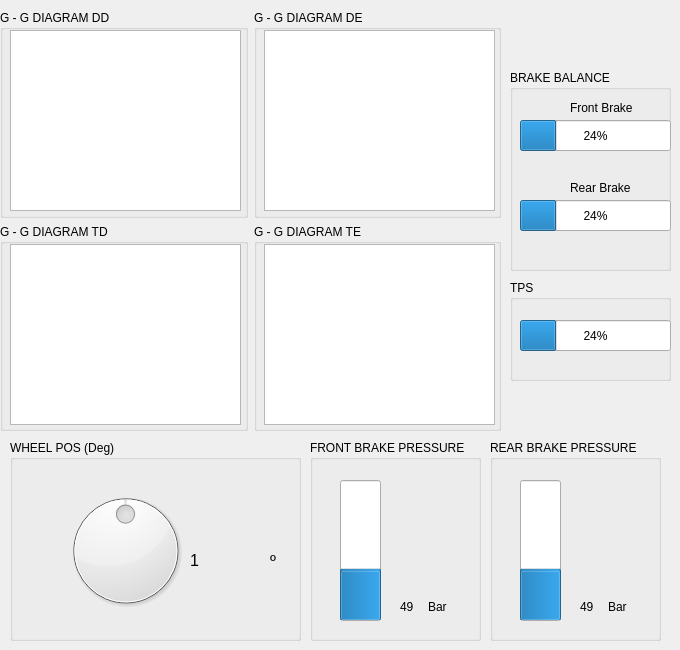
    <widget class="QWidget" name="tab_3">
     <attribute name="title">
      <string>Wheel | TPS | Brake | GG</string>
     </attribute>
     <widget class="QGroupBox" name="groupBox_8">
      <property name="geometry">
       <rect>
        <x>10</x>
        <y>440</y>
        <width>291</width>
        <height>201</height>
       </rect>
      </property>
      <property name="title">
       <string>WHEEL POS (Deg)</string>
      </property>
      <widget class="QDial" name="dial_WheelPos">
       <property name="geometry">
        <rect>
         <x>50</x>
         <y>30</y>
         <width>131</width>
         <height>161</height>
        </rect>
       </property>
       <property name="minimum">
        <number>-120</number>
       </property>
       <property name="maximum">
        <number>120</number>
       </property>
       <property name="pageStep">
        <number>10</number>
       </property>
       <property name="invertedAppearance">
        <bool>false</bool>
       </property>
       <property name="invertedControls">
        <bool>true</bool>
       </property>
      </widget>
      <widget class="QLabel" name="label_19">
       <property name="geometry">
        <rect>
         <x>180</x>
         <y>100</y>
         <width>81</width>
         <height>41</height>
        </rect>
       </property>
       <property name="font">
        <font>
         <pointsize>12</pointsize>
        </font>
       </property>
       <property name="text">
        <string>1</string>
       </property>
       <property name="scaledContents">
        <bool>false</bool>
       </property>
      </widget>
      <widget class="QLabel" name="label_20">
       <property name="geometry">
        <rect>
         <x>260</x>
         <y>100</y>
         <width>21</width>
         <height>41</height>
        </rect>
       </property>
       <property name="font">
        <font>
         <pointsize>12</pointsize>
        </font>
       </property>
       <property name="text">
        <string>º</string>
       </property>
      </widget>
     </widget>
     <widget class="QGroupBox" name="groupBox_11">
      <property name="geometry">
       <rect>
        <x>510</x>
        <y>280</y>
        <width>161</width>
        <height>101</height>
       </rect>
      </property>
      <property name="title">
       <string>TPS</string>
      </property>
      <widget class="QProgressBar" name="progressBar_TPS">
       <property name="geometry">
        <rect>
         <x>10</x>
         <y>40</y>
         <width>151</width>
         <height>31</height>
        </rect>
       </property>
       <property name="value">
        <number>24</number>
       </property>
       <property name="format">
        <string>%p%</string>
       </property>
      </widget>
     </widget>
     <widget class="QGroupBox" name="groupBox_14">
      <property name="geometry">
       <rect>
        <x>310</x>
        <y>440</y>
        <width>171</width>
        <height>201</height>
       </rect>
      </property>
      <property name="title">
       <string>FRONT BRAKE PRESSURE</string>
      </property>
      <widget class="QProgressBar" name="progressBar_FrontBreakPressure">
       <property name="geometry">
        <rect>
         <x>30</x>
         <y>40</y>
         <width>41</width>
         <height>141</height>
        </rect>
       </property>
       <property name="maximum">
        <number>70</number>
       </property>
       <property name="value">
        <number>24</number>
       </property>
       <property name="orientation">
        <enum>Qt::Vertical</enum>
       </property>
       <property name="format">
        <string>%p</string>
       </property>
      </widget>
      <widget class="QLabel" name="label_36">
       <property name="geometry">
        <rect>
         <x>118</x>
         <y>160</y>
         <width>21</width>
         <height>14</height>
        </rect>
       </property>
       <property name="text">
        <string>Bar</string>
       </property>
      </widget>
      <widget class="QLabel" name="label_65">
       <property name="geometry">
        <rect>
         <x>90</x>
         <y>160</y>
         <width>22</width>
         <height>14</height>
        </rect>
       </property>
       <property name="text">
        <string>49</string>
       </property>
      </widget>
     </widget>
     <widget class="QGroupBox" name="groupBox_15">
      <property name="geometry">
       <rect>
        <x>490</x>
        <y>440</y>
        <width>171</width>
        <height>201</height>
       </rect>
      </property>
      <property name="title">
       <string>REAR BRAKE PRESSURE</string>
      </property>
      <widget class="QProgressBar" name="progressBar_RearBreakPressure">
       <property name="geometry">
        <rect>
         <x>30</x>
         <y>40</y>
         <width>41</width>
         <height>141</height>
        </rect>
       </property>
       <property name="maximum">
        <number>70</number>
       </property>
       <property name="value">
        <number>24</number>
       </property>
       <property name="orientation">
        <enum>Qt::Vertical</enum>
       </property>
       <property name="format">
        <string>%p</string>
       </property>
      </widget>
      <widget class="QLabel" name="label_68">
       <property name="geometry">
        <rect>
         <x>118</x>
         <y>160</y>
         <width>21</width>
         <height>14</height>
        </rect>
       </property>
       <property name="text">
        <string>Bar</string>
       </property>
      </widget>
      <widget class="QLabel" name="label_69">
       <property name="geometry">
        <rect>
         <x>90</x>
         <y>160</y>
         <width>22</width>
         <height>14</height>
        </rect>
       </property>
       <property name="text">
        <string>49</string>
       </property>
      </widget>
     </widget>
     <widget class="QWidget" name="layoutWidget_4">
      <property name="geometry">
       <rect>
        <x>0</x>
        <y>10</y>
        <width>501</width>
        <height>421</height>
       </rect>
      </property>
      <layout class="QGridLayout" name="gridLayout_2">
       <item row="0" column="0">
        <widget class="QGroupBox" name="groupBox_19">
         <property name="title">
          <string>G - G DIAGRAM DD</string>
         </property>
         <widget class="PlotWidget" name="graphicsView_DiagramaGG_DD_2">
          <property name="geometry">
           <rect>
            <x>10</x>
            <y>20</y>
            <width>231</width>
            <height>181</height>
           </rect>
          </property>
          <property name="backgroundBrush">
           <brush brushstyle="NoBrush">
            <color alpha="255">
             <red>255</red>
             <green>255</green>
             <blue>255</blue>
            </color>
           </brush>
          </property>
          <property name="foregroundBrush">
           <brush brushstyle="NoBrush">
            <color alpha="255">
             <red>255</red>
             <green>255</green>
             <blue>255</blue>
            </color>
           </brush>
          </property>
         </widget>
        </widget>
       </item>
       <item row="0" column="1">
        <widget class="QGroupBox" name="groupBox_25">
         <property name="title">
          <string>G - G DIAGRAM DE</string>
         </property>
         <widget class="PlotWidget" name="graphicsView_DiagramaGG_DE_2">
          <property name="geometry">
           <rect>
            <x>10</x>
            <y>20</y>
            <width>231</width>
            <height>181</height>
           </rect>
          </property>
          <property name="backgroundBrush">
           <brush brushstyle="NoBrush">
            <color alpha="255">
             <red>255</red>
             <green>255</green>
             <blue>255</blue>
            </color>
           </brush>
          </property>
          <property name="foregroundBrush">
           <brush brushstyle="NoBrush">
            <color alpha="255">
             <red>255</red>
             <green>255</green>
             <blue>255</blue>
            </color>
           </brush>
          </property>
         </widget>
        </widget>
       </item>
       <item row="1" column="0">
        <widget class="QGroupBox" name="groupBox_27">
         <property name="title">
          <string>G - G DIAGRAM TD</string>
         </property>
         <widget class="PlotWidget" name="graphicsView_DiagramaGG_TD_2">
          <property name="geometry">
           <rect>
            <x>10</x>
            <y>20</y>
            <width>231</width>
            <height>181</height>
           </rect>
          </property>
          <property name="backgroundBrush">
           <brush brushstyle="NoBrush">
            <color alpha="255">
             <red>255</red>
             <green>255</green>
             <blue>255</blue>
            </color>
           </brush>
          </property>
          <property name="foregroundBrush">
           <brush brushstyle="NoBrush">
            <color alpha="255">
             <red>255</red>
             <green>255</green>
             <blue>255</blue>
            </color>
           </brush>
          </property>
         </widget>
        </widget>
       </item>
       <item row="1" column="1">
        <widget class="QGroupBox" name="groupBox_29">
         <property name="title">
          <string>G - G DIAGRAM TE</string>
         </property>
         <widget class="PlotWidget" name="graphicsView_DiagramaGG_TE_2">
          <property name="geometry">
           <rect>
            <x>10</x>
            <y>20</y>
            <width>231</width>
            <height>181</height>
           </rect>
          </property>
          <property name="backgroundBrush">
           <brush brushstyle="NoBrush">
            <color alpha="255">
             <red>255</red>
             <green>255</green>
             <blue>255</blue>
            </color>
           </brush>
          </property>
          <property name="foregroundBrush">
           <brush brushstyle="NoBrush">
            <color alpha="255">
             <red>255</red>
             <green>255</green>
             <blue>255</blue>
            </color>
           </brush>
          </property>
         </widget>
        </widget>
       </item>
      </layout>
     </widget>
     <widget class="QGroupBox" name="groupBox_13">
      <property name="geometry">
       <rect>
        <x>510</x>
        <y>70</y>
        <width>161</width>
        <height>201</height>
       </rect>
      </property>
      <property name="title">
       <string>BRAKE BALANCE</string>
      </property>
      <widget class="QProgressBar" name="progressBar_FrontBrakeBalance">
       <property name="geometry">
        <rect>
         <x>10</x>
         <y>50</y>
         <width>151</width>
         <height>31</height>
        </rect>
       </property>
       <property name="value">
        <number>24</number>
       </property>
      </widget>
      <widget class="QLabel" name="label_67">
       <property name="geometry">
        <rect>
         <x>60</x>
         <y>110</y>
         <width>91</width>
         <height>16</height>
        </rect>
       </property>
       <property name="text">
        <string>Rear Brake</string>
       </property>
      </widget>
      <widget class="QLabel" name="label_66">
       <property name="geometry">
        <rect>
         <x>60</x>
         <y>30</y>
         <width>91</width>
         <height>16</height>
        </rect>
       </property>
       <property name="text">
        <string>Front Brake</string>
       </property>
      </widget>
      <widget class="QProgressBar" name="progressBar_RearBrakeBalance">
       <property name="geometry">
        <rect>
         <x>10</x>
         <y>130</y>
         <width>151</width>
         <height>31</height>
        </rect>
       </property>
       <property name="value">
        <number>24</number>
       </property>
      </widget>
     </widget>
    </widget>
